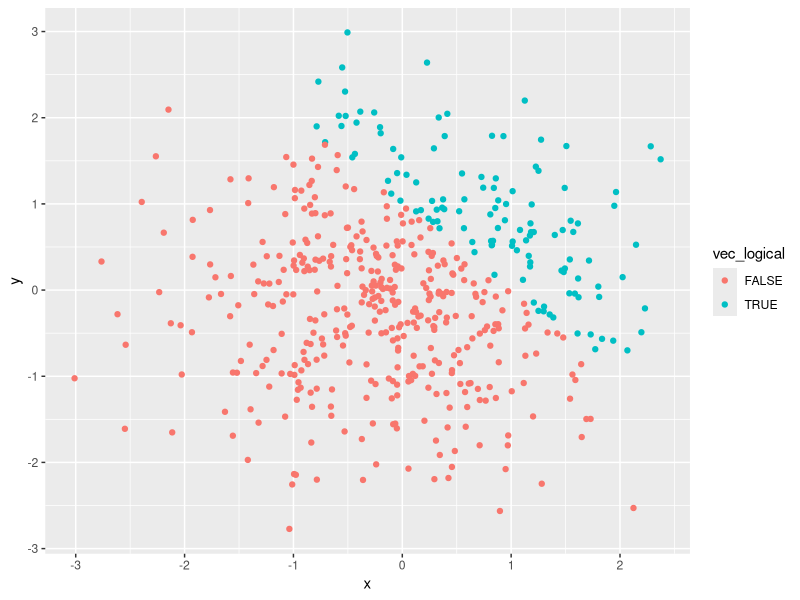
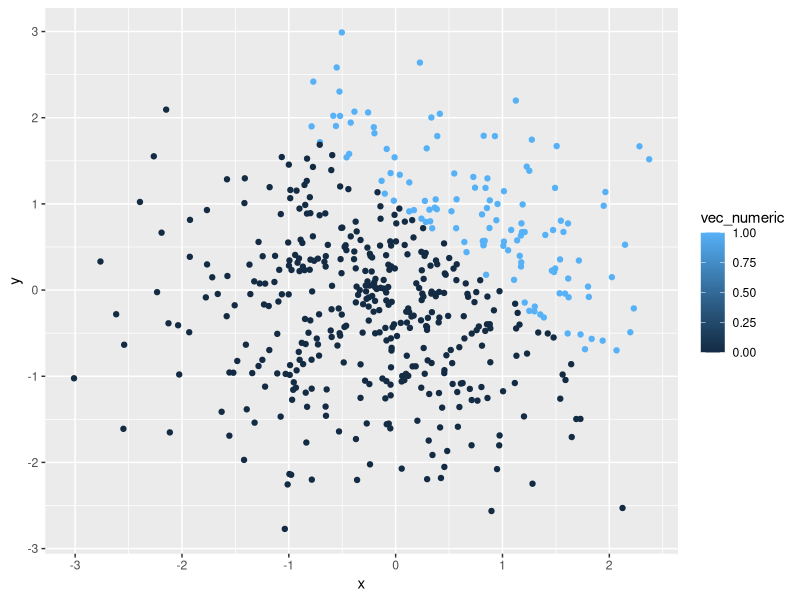
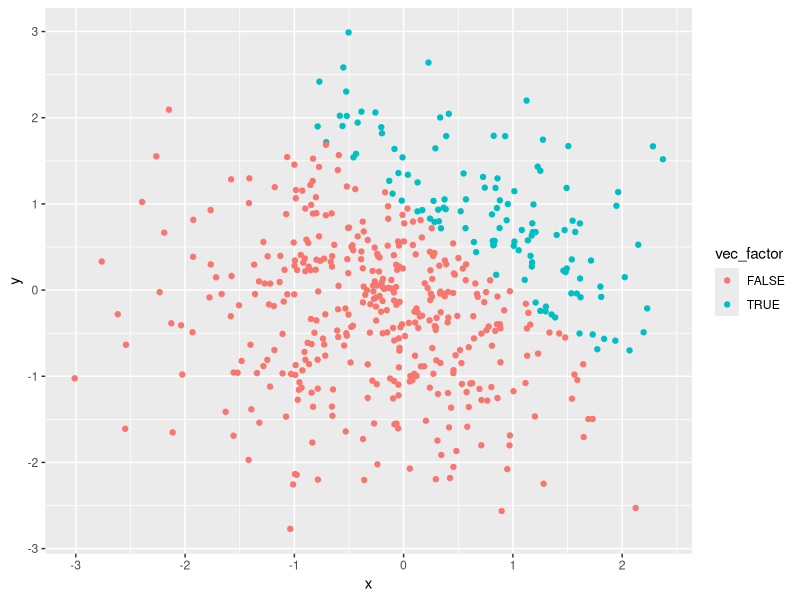
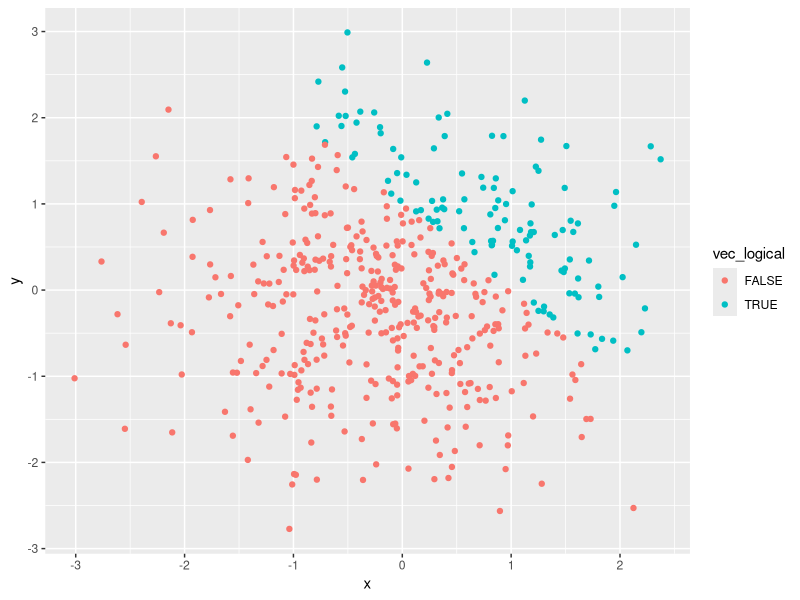

The R source for these figures, in order:
## ---- chunk 1
library(tidyverse)

first_df = tibble(
  vec_rsamp = rnorm(8),
  vec_logical = vec_rsamp > 0,
  vec_char = letters[1:8],
  vec_factor = rep(c("a","b","c"), length = 8)
)

## ---- chunk 2
mean(pull(first_df, vec_rsamp))
mean(pull(first_df, vec_logical))
mean(pull(first_df, vec_char))
mean(pull(first_df, vec_factor))
## ---- chunk 3
nvec_logical = as.numeric(first_df[["vec_logical"]])
## ---- chunk 4
nvec_char = as.numeric(first_df[["vec_char"]])
## ---- chunk 5
nvec_factor = as.numeric(first_df[["vec_factor"]])
## ---- chunk 6
nvec_factor = as.numeric(first_df[["vec_factor"]]) * pull(first_df,vec_rsamp) 
## ---- chunk 7
nvec_factor = as.factor(first_df[["vec_factor"]])*pull(first_df,vec_rsamp)
## ---- chunk 8
second_df = tibble(
  x = rnorm(500),
  y = rnorm(500),
  vec_logical = x + y > 1,
  vec_numeric = as.numeric(vec_logical),
  vec_factor = as.factor(vec_logical),
)
## ---- chunk 9
ggplot(second_df, aes(x = x, y = y, color = vec_logical)) + geom_point()

ggsave("scatter_plotHW1.pdf")
## ---- chunk 10
ggplot(second_df, aes(x = x, y = y, color = vec_numeric)) + geom_point()
## ---- chunk 11
ggplot(second_df, aes(x = x, y = y, color = vec_factor)) + geom_point()
